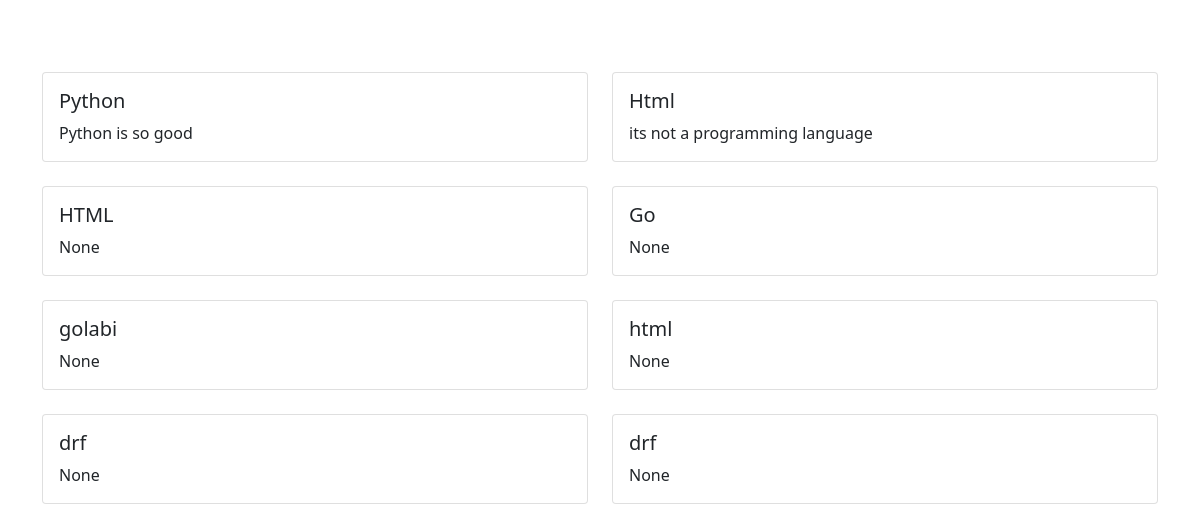
Before: / with the older database file.
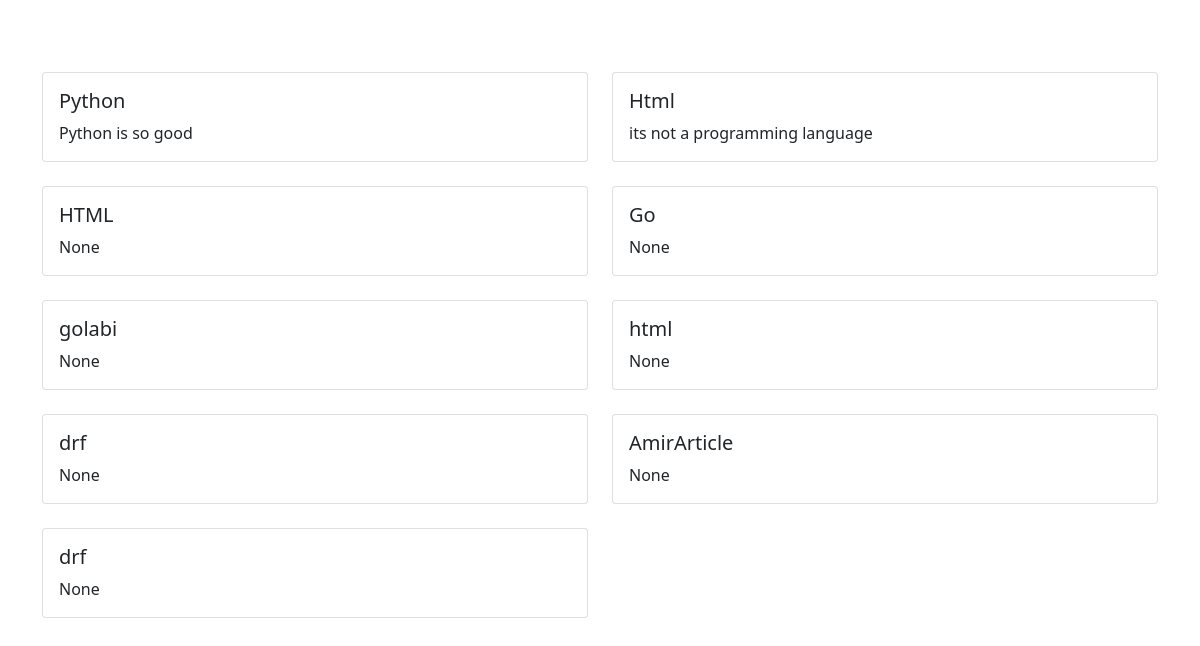
After: the same page with the newer database file.
### blog/models.py (models this page shows, shortened)
class Article(models.Model):
    user = models.ForeignKey(User, on_delete=models.CASCADE, related_name="articles", blank=True, null=True)
    title = models.CharField(max_length=100)
    description = models.CharField(max_length=200, null=True, blank=True)
    Text = models.TextField()
    datetime = models.DateTimeField(auto_now_add=True)

### blog/views.py (the view)
# urls.py: path('', views.blog_view, name="blogView"),
def blog_view(request):
    article = Article.objects.all()
    return render(request, "blog/index.html", context={"articles": article})

### blog/templates/blog/index.html (shortened to what this page needs)
<!DOCTYPE html>
<html lang="en">
<head>
    <link href="https://cdn.jsdelivr.net/npm/bootstrap@5.0.2/dist/css/bootstrap.min.css" rel="stylesheet"
>
</head>
<body>
<div class="container">
    <div class="row row-cols-1 row-cols-md-2 g-4 mt-5">
        {% for article in articles %}
            <div class="col">
                <div class="card">
                    <div class="card-body">
                        <h5 class="card-title">{{ article.title }}</h5>
                        <p class="card-text">{{ article.description }}</p>
                    </div>
                </div>
            </div>
        {% endfor %}
    </div>
</div>
</body>
</html>

Changed rows visible on the page:
added Article: title "AmirArticle", description "None"
